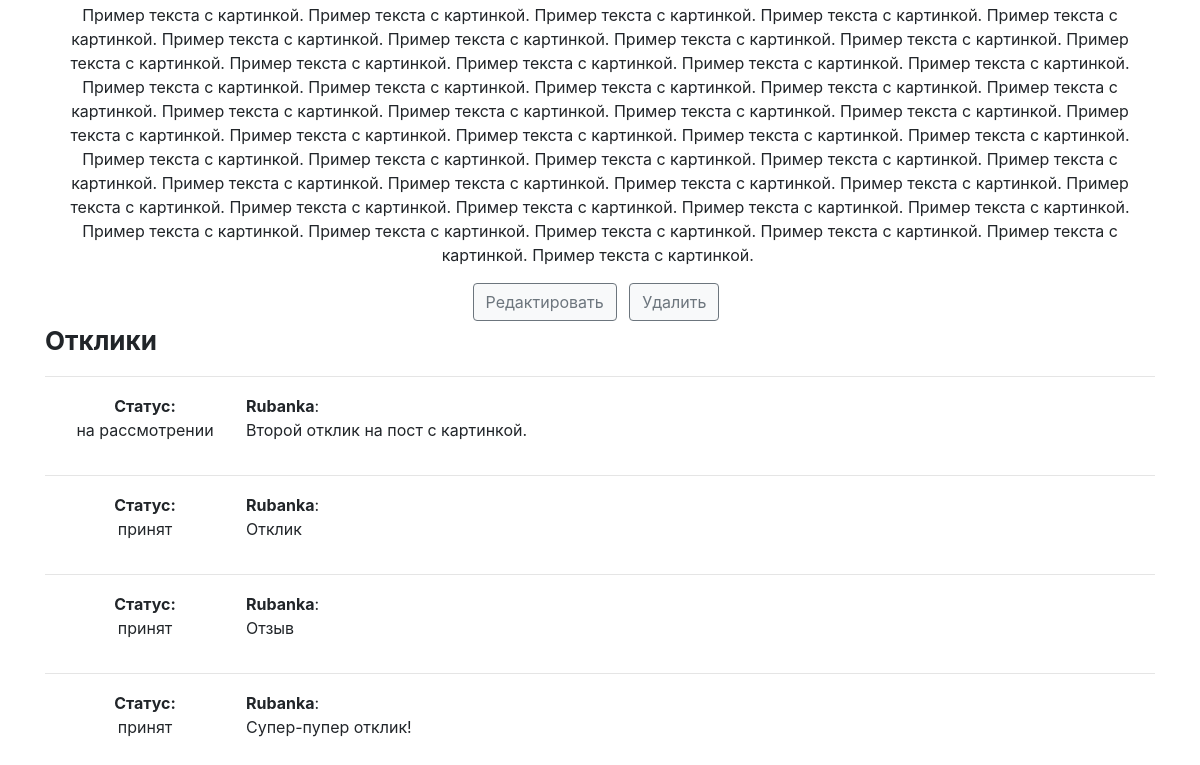
Page /ads/5 (signed in, lower part) on the earlier database version.
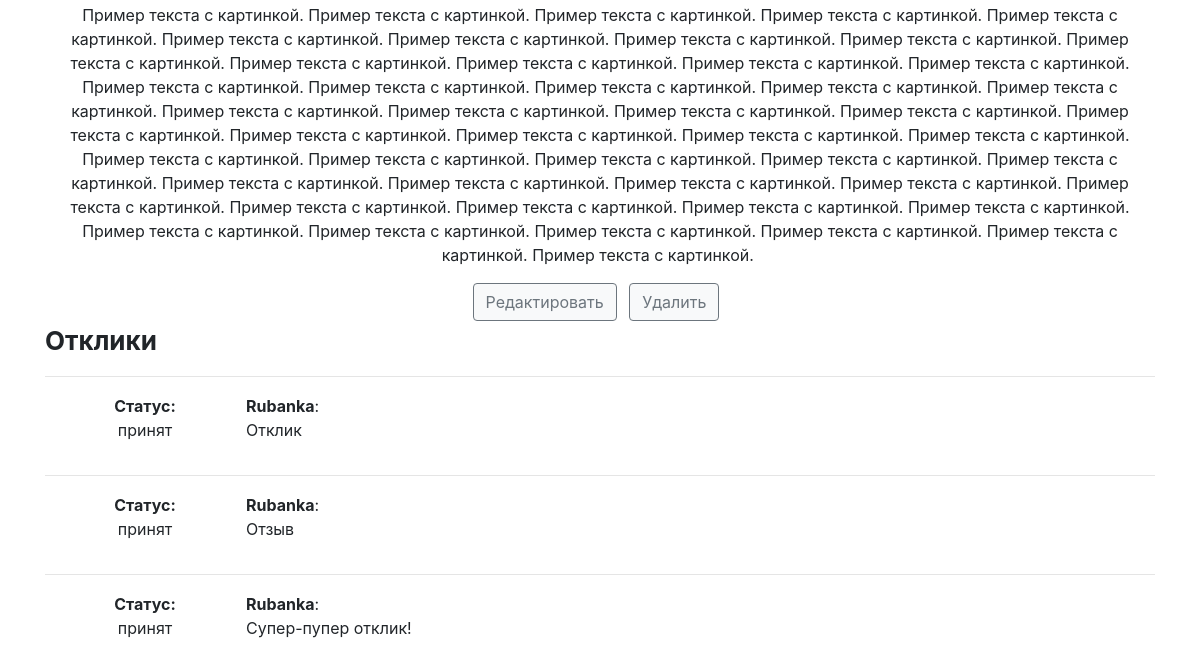
Same page on the later database version.
### billboard/models.py (models this page shows, shortened)
class Response(models.Model):
    author = models.ForeignKey(User, on_delete=models.CASCADE, verbose_name='Автор отклика')
    ad = models.ForeignKey(Ad, on_delete=models.CASCADE, related_name='responses')
    text = models.TextField(verbose_name='Текст')
    status = models.BooleanField(default=False, verbose_name='Статус')
    dateCreation = models.DateTimeField(auto_now_add=True, verbose_name='Дата отклика')
    class Meta:
        verbose_name = 'Отклик'
        verbose_name_plural = 'Отклики'

### billboard/views.py (the view, shortened to what this page needs)
# urls.py: path('<int:id>', AdDetail.as_view(), name='ad_detail'),
class AdDetail(DetailView):
    model = Ad
    template_name = 'ad.html'
    context_object_name = 'ad'
    pk_url_kwarg = 'id'
    def get_context_data(self, **kwargs):
        context = super(AdDetail, self).get_context_data(**kwargs)
        context['response_form'] = ResponseForm()
        context['responses'] = Response.objects.filter(ad__id=self.kwargs.get('id'))
        return context

### templates/ad.html (shortened to what this page needs)
{% extends 'base.html' %}
{% load crispy_forms_tags %}
{% block content %}
    <tr>{{ ad.text|safe }}</tr>
    {% if user.is_authenticated %}
        {% if user == ad.author %}
            <a class="btn btn-secondary bg-light text-secondary mr-sm-2"
               href="{% url 'ad_edit' pk=ad.id %}" role="button">Редактировать</a>
            <a class="btn btn-secondary bg-light text-secondary mr-sm-2"
               href="{% url 'ad_delete' ad.id %}" role="button">Удалить</a>
        {% endif %}
    {% endif %}
    {% if responses %}
        <p style="font-size: 26px;" align="left" ><b>Отклики</b></p>
        {% for response in responses %}
            <hr>
                <table>
                    <tr>
                        <td width="200px">
                            {% if response.status == False %}
                                <p align="center"><b>Статус:</b>
                                <br>на рассмотрении</p>
                            {% else %}
                                <p align="center"><b>Статус:</b>
                                <br>принят</p>
                            {% endif %}
                        </td>
                        <td>
                            <p align="left"><b>{{ response.author }}</b>:
                            <br>{{ response.text|safe }}</p>
                        </td>
                    </tr>
                </table>
        {% endfor %}
    {% endif %}
<br>
{% endblock content %}

Differences in the rows shown:
removed Response: shows "Статус:", status "на рассмотрении", author "Rubanka", text "Второй отклик на пост с картинкой."
